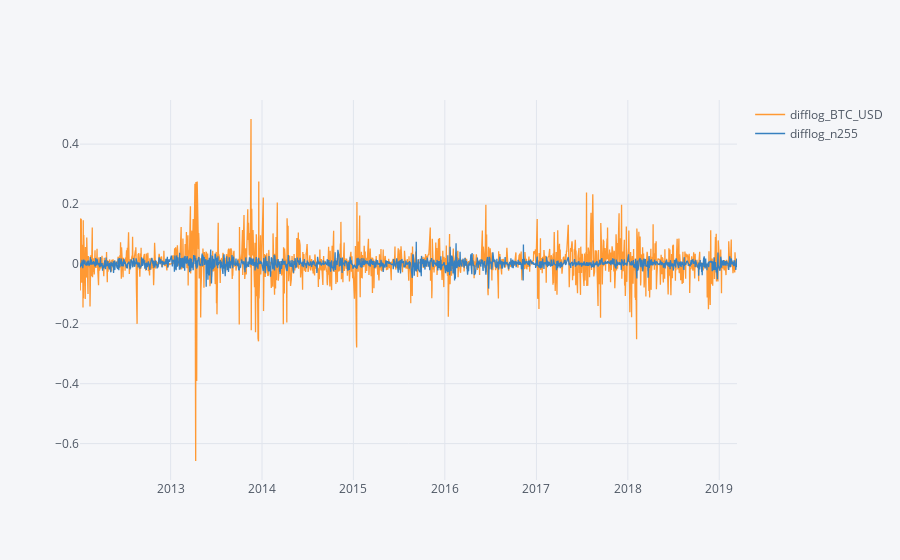

Notebook code for this chart:
### Code cell
# BTC_USDの変化率と日経平均株価の変化率を重ねる
pd.DataFrame({
    "difflog_BTC_USD": difflog_n255_btc["close_btc"],
    "difflog_n255": difflog_n255_btc["close_n255"],
}).iplot()

### Figure 1 — Plotly figure (JSON) as saved in the notebook; plotly's stock layout.template omitted (floating-point values rounded to 4 significant figures; data arrays with more than 128 entries replaced by an {"elided": "..."} marker saying what was removed)
{"data": [{"line": {"color": "rgba(255, 153, 51, 1.0)", "dash": "solid", "shape": "linear", "width": 1.3}, "mode": "lines", "name": "difflog_BTC_USD", "text": "", "type": "scatter", "uid": "8f7531ff-00c5-46f4-93a2-edc05cd64dd7", "x": {"elided": "1763 str values"}, "y": {"elided": "1763 float values"}}, {"line": {"color": "rgba(55, 128, 191, 1.0)", "dash": "solid", "shape": "linear", "width": 1.3}, "mode": "lines", "name": "difflog_n255", "text": "", "type": "scatter", "uid": "22e95bc8-fb42-4159-8a70-c5b1d8310123", "x": {"elided": "1763 str values"}, "y": {"elided": "1763 float values"}}], "layout": {"legend": {"bgcolor": "#F5F6F9", "font": {"color": "#4D5663"}}, "paper_bgcolor": "#F5F6F9", "plot_bgcolor": "#F5F6F9", "title": {"font": {"color": "#4D5663"}}, "xaxis": {"gridcolor": "#E1E5ED", "showgrid": true, "tickfont": {"color": "#4D5663"}, "title": {"font": {"color": "#4D5663"}, "text": ""}, "zerolinecolor": "#E1E5ED"}, "yaxis": {"gridcolor": "#E1E5ED", "showgrid": true, "tickfont": {"color": "#4D5663"}, "title": {"font": {"color": "#4D5663"}, "text": ""}, "zerolinecolor": "#E1E5ED"}}}
